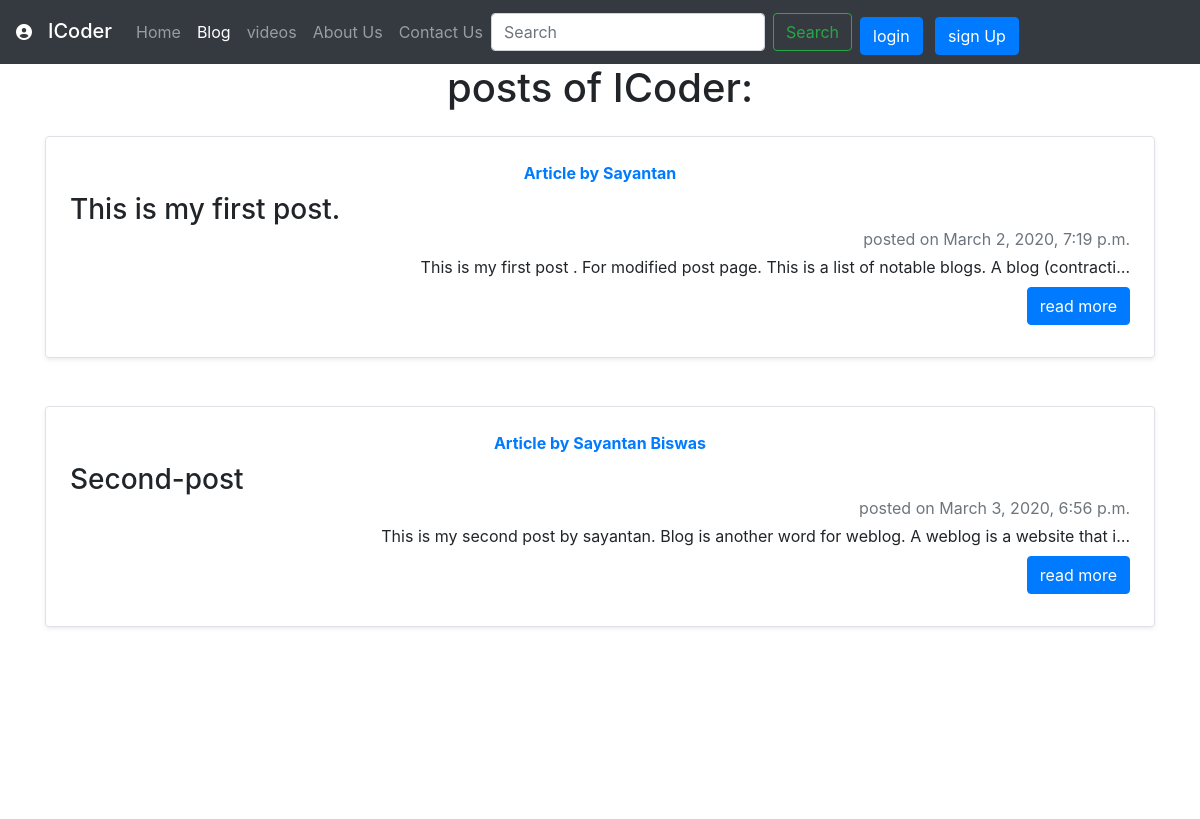
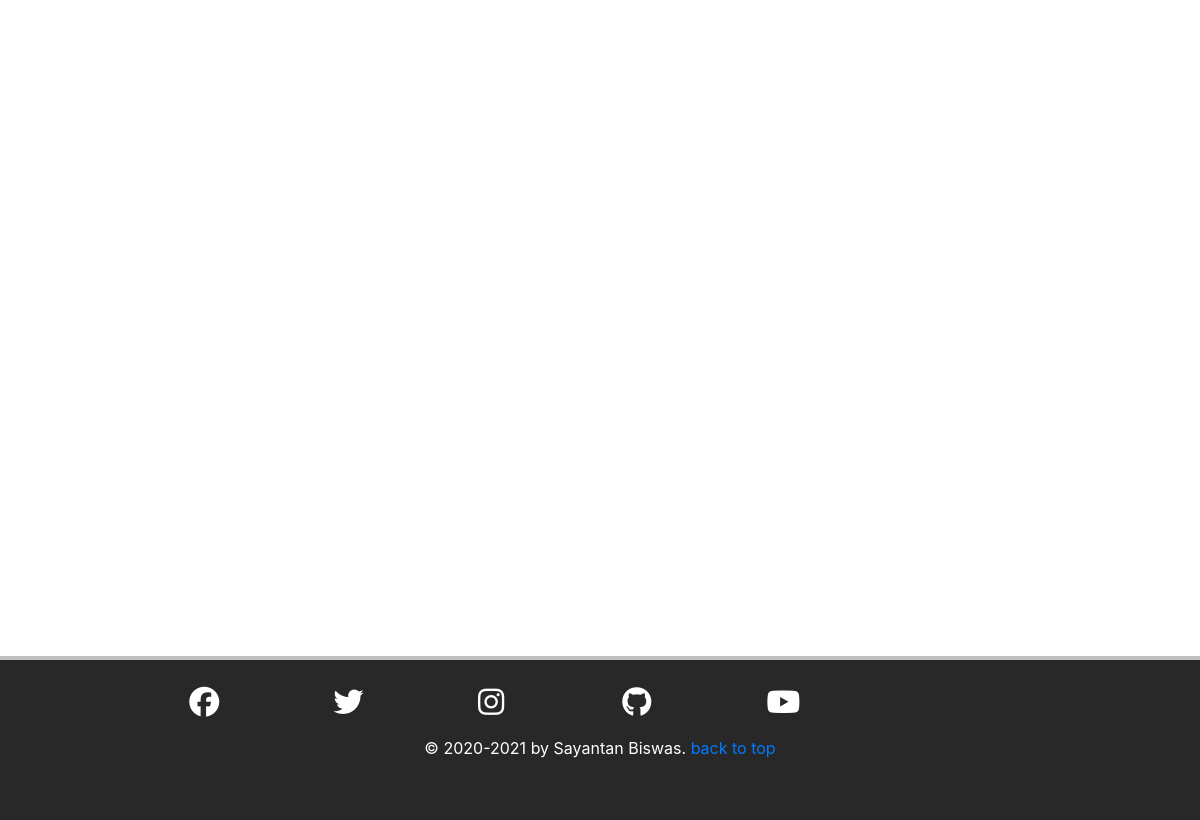
/blog/, run on an earlier commit of the app's database (2 pictures, top to bottom).
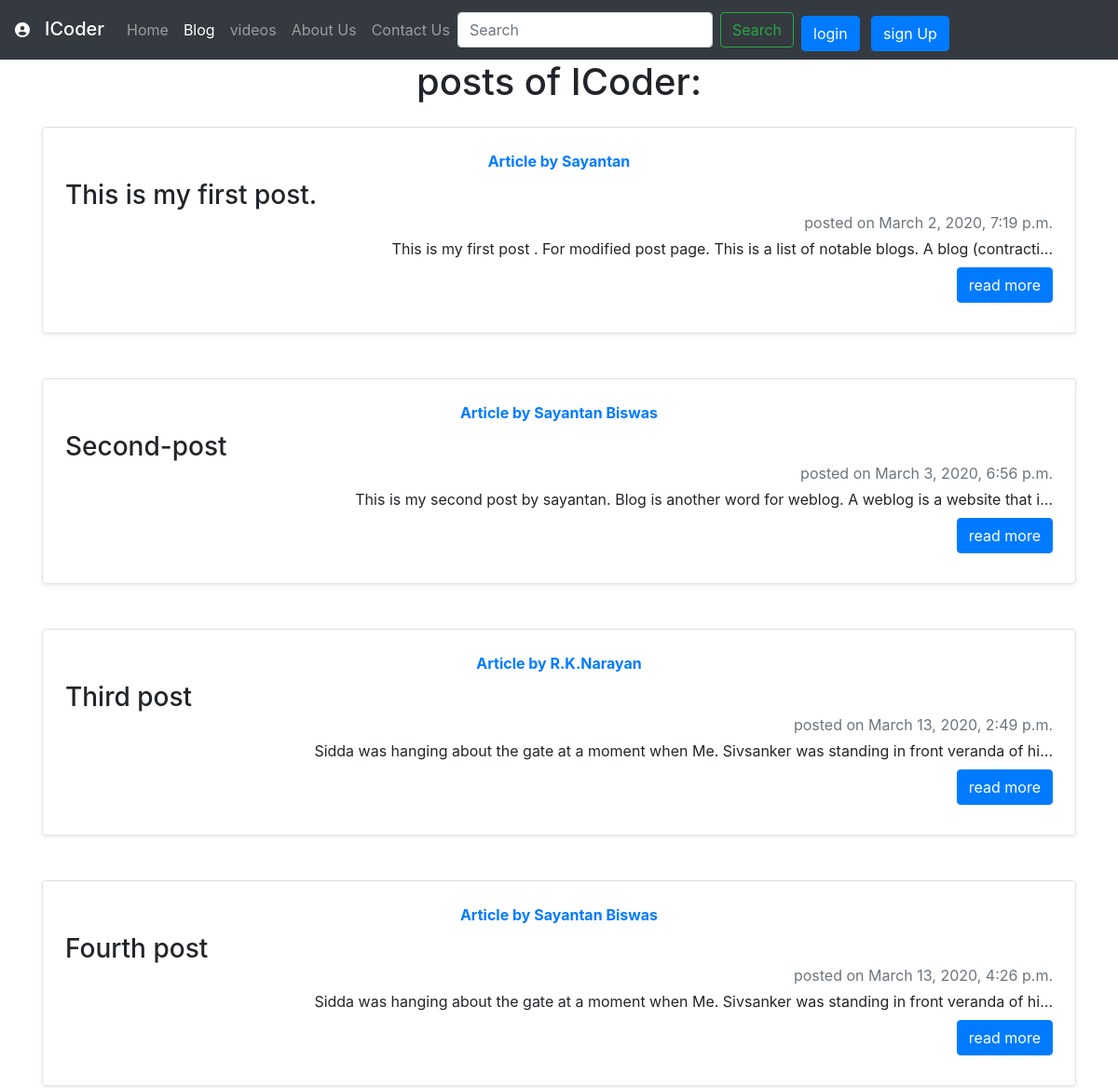
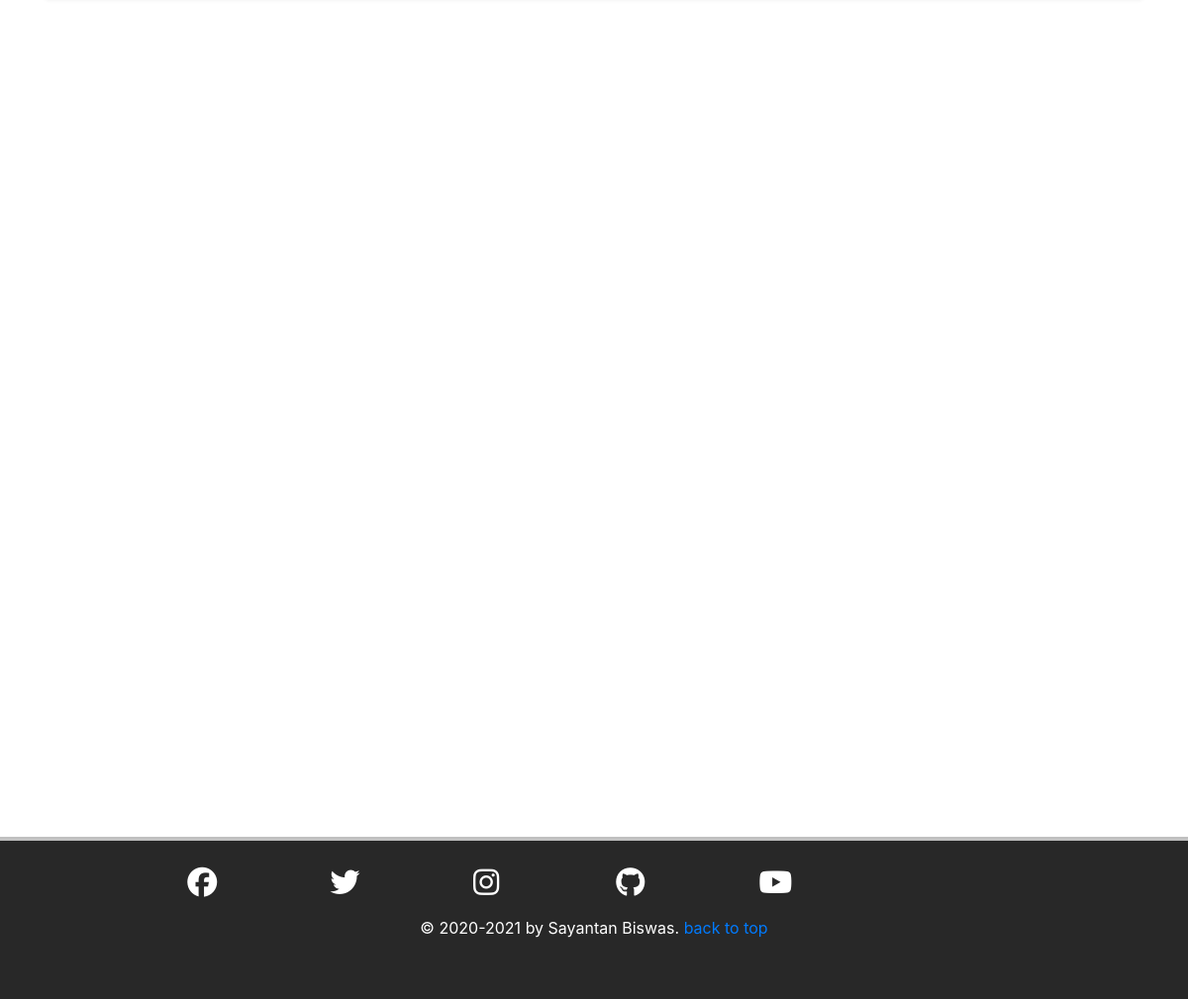
And on a later commit of the database (2 pictures, top to bottom).
### blogapp/models.py (models this page shows, shortened)
class Post(models.Model) :
    sno = models.AutoField(primary_key=True)
    title = models.CharField(max_length=255)
    content = models.TextField()
    author = models.CharField(max_length=30)
    slug = models.CharField(max_length=130)
    dateTime = models.DateTimeField(auto_now_add=True,blank=True)

### blogapp/views.py (the view)
# urls.py: 2. Add a URL to urlpatterns:  path('blog/', include('blog.urls'))
def blog(request):
    allPosts = Post.objects.all()
    context = {'allPosts':allPosts}
    return render(request, 'blogapp/blog.html',context)

### blogapp/templates/blogapp/blog.html (shortened to what this page needs)
{% extends 'blogapp/basic.html' %}
{% block blogactive %}active{% endblock blogactive %}
{% block body %}
<body>
<center><h1>posts of ICoder:</h1>
{% for post in allPosts %}
<div class="container my-4">
   <div class="row mb-2">
      <div class="col-md-12 ">
        <div class="row no-gutters border rounded overflow-hidden flex-md-row mb-4 shadow-sm h-md-250 position-relative">
            <div class="col p-4 d-flex flex-column position-static">
               <strong class="d-inline-block mb-2 text-primary"><a href="/{{post.author}}">Article by {{post.author}}</a></strong>
               <h3 class="mb-0 mr-auto">{{post.title}}</h3>
               <div class="mb-1 ml-auto text-muted">posted on {{post.dateTime}}</div>
               <p class="card-text ml-auto mb-auto">{{post.content|truncatechars:100}}</p>
               <div class="my-2 ml-auto">
               <a href="{{post.slug}}" role="button" class="btn btn-primary">read more</a>
               </div>
            </div>
         </div>
       </div>
   </div>
</div>
{% endfor %}
</body>
{% endblock %}

### blogapp/templates/blogapp/basic.html (shortened to what this page needs)
<!DOCTYPE html>
<html>
	<head>
		<link href="https://stackpath.bootstrapcdn.com/font-awesome/4.7.0/css/font-awesome.min.css" rel="stylesheet" />
		<link rel="stylesheet" href="/static/style.css" />
		<link rel="stylesheet" href="https://stackpath.bootstrapcdn.com/bootstrap/4.2.1/css/bootstrap.min.css" />
	</head>
		<nav class="navbar navbar-expand-lg navbar-dark bg-dark">
			{% if user.is_superuser %}
			<i class="fas fa-user-shield any"></i>
			{% else %}
			{% if user.is_authenticated %}
			<i class="fas fa-user-tie any"></i>
			{% else %}
			<i class="fas fa-user-circle any"></i>
			{% endif %}
			{% endif %}
			<h2>
				<a class="navbar-brand" href="/">ICoder</a>
			</h2>
			<div class="collapse navbar-collapse" id="navbar">
				<ul class="navbar-nav">
					<li class="nav-item {% block homeactive %}{% endblock homeactive %}">
						<a class="nav-link" href="/home/">Home
						</a>
					</li>
					<li class="nav-item {% block blogactive %}{% endblock blogactive %}">
						<a class="nav-link" href="/blog/">Blog
						</a>
					</li>
					<li class="nav-item {% block videosactive %}{% endblock videosactive %}">
						<a class="nav-link" href="/videos/">videos
						</a>
					</li>
					<li class="nav-item {% block aboutactive %}{% endblock aboutactive %}">
						<a class="nav-link" href="/about/">About Us</a>
					</li>
					<li class="nav-item {% block contactactive %}{% endblock contactactive %}">
						<a class="nav-link" href="/contact/">Contact Us</a>
					</li>
				</ul>
				<form method="get" action="/search" class="form-inline">
					<input class="form-control mr-sm-2" id="query" name="query" type="search" placeholder="Search" aria-label="Search" />
					<button class="btn btn-outline-success my-2 my-sm-0" type="submit">Search</button>
				</form>
				<div>
				    {% if user.is_superuser %}
				    <div class="my-2" style="margin-left:auto;">
				    <a href="/admin"><button method="get" type="button" class="btn btn-success">admin Pannel</button></a>
				    <a href="/logout"><button method="get" type="button" class="btn btn-primary">logout</button></a>
				    </div>
					{% else %}
					{% if user.is_authenticated %}
					<ul class="navbar-nav mr-auto">
						<li class="nav-item dropdown">
							<a class="nav-link dropdown-toggle" href="#" id="navbarDropdown" role="button" data-toggle="dropdown" aria-haspopup="true" aria-expanded="false">
								<i class="fa fa-user-check"></i>
								<br />
								welcome {{request.user}}
							</a>
							<div class="dropdown-menu" aria-labelledby="navbarDropdown">
								<a class="dropdown-item" href="/logout"><h5>logout</h5></a>
								<div class="dropdown"></div>
							</div>
						</li>
					</ul>
					{% else %}
					<button type="button" class="btn btn-primary mt-2 ml-2 mr-1" data-toggle="modal" data-target="#login">login</button>
					<button type="button" class="btn btn-primary mt-2 ml-1 mr-2" data-toggle="modal" data-target="#signup">sign Up</button>
				</div>
			</div>
			{% endif %}
			{% endif %}
		</nav>
		{% block body %}
		{% endblock %}
		<footer id="footer"></footer>
		<div class=" contner-fluid upfooter"></div>
		<div class=" contner-fluid iconfooter">
			<ul class="icons container">
				<li class="style">
					<a href="https://www.facebook.com/sayantan.biswas.524934"><i id="facebook" class="fab fa-facebook-f"></i></a>
				</li>
				<li class="style">
					<a href="https://mobile.twitter.com/sayanta86850765"><i id="twitter" class="fab fa-twitter"></i></a>
				</li>
				<li class="style">
					<a href="https://www.instagram.com/magnetic_boy_sayantan/"><i id="instagram" class="fab fa-instagram"></i></a>
				</li>
				<li class="style">
				    <a href="https://github.com/sayantan02"><i id="github" class="fab fa-github"></i></a>
				</li>
				<li class="style">
					<a href="https://m.youtube.com/channel/UCXajDu6WpJ0fN3-CycTR0Ww?view_as=subscriber"><i id="youtube" class="fab fa-youtube"></i></a>
				</li>
			</ul>
			<p class="mx-3" id="p">
				© 2020-2021 by Sayantan Biswas.
				<a href="#">back to top</a>
			</p>
		</div>
</html>

### blogapp/static/style.css (style rules this page uses)
.icons { display: flex; }
.iconfooter { align-items: center; margin-bottom: 0; }
.style { text-decoration: none; padding-left: 13%; padding-top: 20px; display: block; font-size: 30px; height: 60px; width: 60px; color: white; transition: .5s; cursor: pointer; }
.style { background: solid white; }
#facebook { color:white; }
#twitter { color: white; }
#instagram { color: white; }
#github { color: white; }
#youtube { color:white; }

### blogapp/templates/blogapp/basic.html (style rules this page uses)
#footer { height: 100vh; }
#p { color: white; }
.upfooter { background-color: silver; height: 4px; }
.iconfooter { height: 20vh; background-color: #282828; margin-left: 0; margin-right: 0; }
.any { color: white; }

What changed in the data, as far as the page shows it:
added Post: author "R.K.Narayan", title "Third post", dateTime "March 13, 2020, 2:49 p.m.", content "Sidda was hanging about the gate at a moment when Me. Sivsanker was standing in front veranda of hi…"
added Post: author "Sayantan Biswas", title "Fourth post", dateTime "March 13, 2020, 4:26 p.m.", content "Sidda was hanging about the gate at a moment when Me. Sivsanker was standing in front veranda of hi…"
